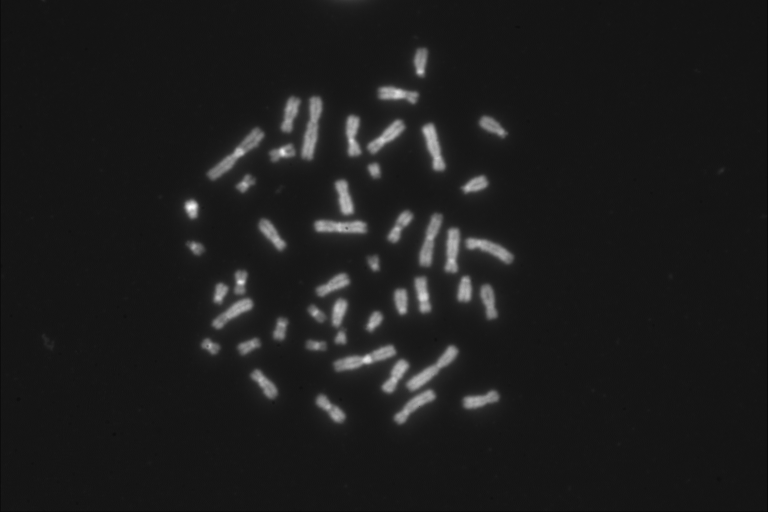
#> input picture Raw images/jpp21/3/dapi/1.tif, 1536 x 1024 px (shown at 1/2 size)
$ jupyter execute --allow-errors LowResolution_Overlapping_chromosomes_generator.ipynb   (shell and % lines are left out)   (Python 2 division)   (older library calls are emulated)
#> lines starting #> are read from the running program, lines starting #| are printed output that depends on the picture; after the words box and inside, x2 and y2 are one past the last pixel; in counts of white or black regions, pixels touching at a corner belong together
### notebooks/generator_tools.py
import itertools

from scipy import ndimage as nd
import numpy as np
import skimage as sk
print sk.__version__
from skimage import io
from skimage import segmentation as skg

def ResizeImages(ImList):
        '''Find the largest width and height of images belonging to a list.
        Return a list of images of same width/height
        '''
        maxwidth=0
        maxheight=0
        if len(np.shape(ImList[0]))==3:
            components = np.shape(ImList[0])[2]
        imtype = ImList[0].dtype
        for i in range(len(ImList)):
            width=np.shape(ImList[i])[1]#width=column
            height=np.shape(ImList[i])[0]#height=line
            #print "width:height",width,":",height
            if width>maxwidth:maxwidth=width
            if height>maxheight:maxheight=height
        #print "maxwidth:maxheight",maxwidth,":",maxheight
        NewList=[]
        for i in range(0,len(ImList)):
            width=np.shape(ImList[i])[1]
            height=np.shape(ImList[i])[0]

            diffw=maxwidth-width
            startw=round(diffw/2)
            diffh=maxheight-height
            starth=int(round(diffh/2))
            startw=int(round(diffw/2))
            if len(np.shape(ImList[0]))==3:
                newIm=np.zeros((maxheight,maxwidth,components), dtype=imtype)
                newIm[starth:starth+height,startw:startw+width,:]=ImList[i][:,:,:]
                NewList.append(newIm)
            if len(np.shape(ImList[0]))==2:
                newIm=np.zeros((maxheight,maxwidth), dtype=imtype)
                newIm[starth:starth+height,startw:startw+width]=ImList[i][:,:]
                NewList.append(newIm)
        return NewList
# [52 lines left out: functions clip_img_to_bounding_box, patch_to_square, rotated_images, collection_of_pairs_of_rotated_images, translate, not called in this run]

def add_mask_to_image(image, mask_value = 1):
    image = np.dstack((image, mask_value*(image>0)))
    return image

# [77 lines left out: functions merge_and_roll, overlapping_generator, not called in this run]

### notebooks/LowResolution_Overlapping_chromosomes_generator.ipynb
# Problem description

   In cytogenetics, experiments typically starts from chromosomal preparations fixed on glass slides. Occasionally a chromosome can fall on another one, yielding overlapping chromosomes in the image. Before computers and images processing with photography, chromosomes were cut from a paper picture and then classified (at least two paper pictures were required when chromosomes are overlapping). Automatic segmentation methods were developped to overcome this problem, however, these methods rely on a geometric analysis of the chromosome contour and require some human intervention when partial overlap occurs.

   The [QFISH on metaphase](https://en.wikipedia.org/wiki/Q-FISH) was classified as a [low-throughput method for quantitative analysis of the lenght of the telomeres](https://www.ncbi.nlm.nih.gov/pmc/articles/PMC3409675/figure/F1/) by Vera and Blasco. One of the botleneck of the method is the resolution of the the overlapping chromosomes.
Modern deep-learning techniques have the potential to provide a more reliable, fully-automated solution.

### Cytogenetics references
  * [A Geometric Approach To Fully Automatic Chromosome Segmentation](https://arxiv.org/abs/1112.4164)
  * [Automated Discrimination of Dicentric and Monocentric Chromosomes by Machine Learning-based Image Processing](http://biorxiv.org/content/biorxiv/early/2016/01/19/037309.full.pdf)
  * [An Efficient Segmentation Method for Overlapping Chromosome Images](http://research.ijcaonline.org/volume95/number1/pxc3894861.pdf)
  * [A Review of Cytogenetics and its Automation](http://www.scialert.net/qredirect.php?doi=jms.2007.1.18&linkid=pdf)

## Libraries required to run this notebook:

This notebook is run from [jupyter](http://jupyter.org/) with a python2 Kernel on a [Ubuntu 16.04 OS](https://www.ubuntu.com/desktop) inside a virtual environnement using the python packages available on the system. Several image processing libraries are used:

   * [mahotas](http://luispedro.org/software/mahotas/)
   * [opencv](http://opencv.org/)
   * [scipy](https://www.scipy.org/)
   * [Numpy](http://www.numpy.org/)
   * [scikit-image](http://scikit-image.org/)

### Aim of the notebook

The aim of this notbook is to produce a dataset large enough to train a supervised learning algorithm (semantic segmentation) capable of segmenting overlapping chromosomes. The overlapping chromosomes generated, imply only two chromosomes (this is a start). They are obtained by varying the relative positions and orientations of the two chromosomes.

The considered algorithms could be segnet. Different  implementations are available in the current deep-learning frameworks:

* [theano+keras+python](https://github.com/pradyu1993/segnet/blob/master/segnet.py)
* [caffe + python](https://github.com/alexgkendall/caffe-segnet)
* [torch](https://github.com/yandex/segnet-torch)

The latter deep-learning framework is supposed to be more efficient than the segnet implementation:

* [Enet + torch + lua](https://github.com/e-lab/ENet-training).

# Import libraries

[cell 1]
import sys
import cv2
print cv2.__version__

[cell 2]
import mahotas as mh
import scipy

[cell 3]
import itertools

from scipy import ndimage as nd
import numpy as np
import skimage as sk
#print sk.__version__
from skimage import io
from skimage import filters
from skimage import segmentation as skg
from generator_tools import ResizeImages

from generator_tools import overlapping_generator, ResizeImages
from segmentation import extractParticles_2

[cell 4]
import matplotlib.pyplot as plt
import matplotlib.gridspec as gridspec

[cell 5]
import h5py

## Generate overlappings chromosomes from images of lymphocytes chromosomes:
* Choose a metaphase with no nuclei in the field
* Lucky! Found a metaphase with no overlapping chromosomes
* Segment the chromosomes
* Make pairs of single chromosomes
* Generate overlappings of pair of chromosomes with the corresponding [ground-truth](https://en.wikipedia.org/wiki/Ground_truth) label of the DAPI component.

[cell 6]
metaphase ='3'

path_dapi = '../Raw images/jpp21/' + metaphase + '/dapi/1.tif'
path_cy3 =  '../Raw images/jpp21/' + metaphase + '/cy3/1.tif'

dapi = mh.imread(path_dapi)[50:900,300:1150]
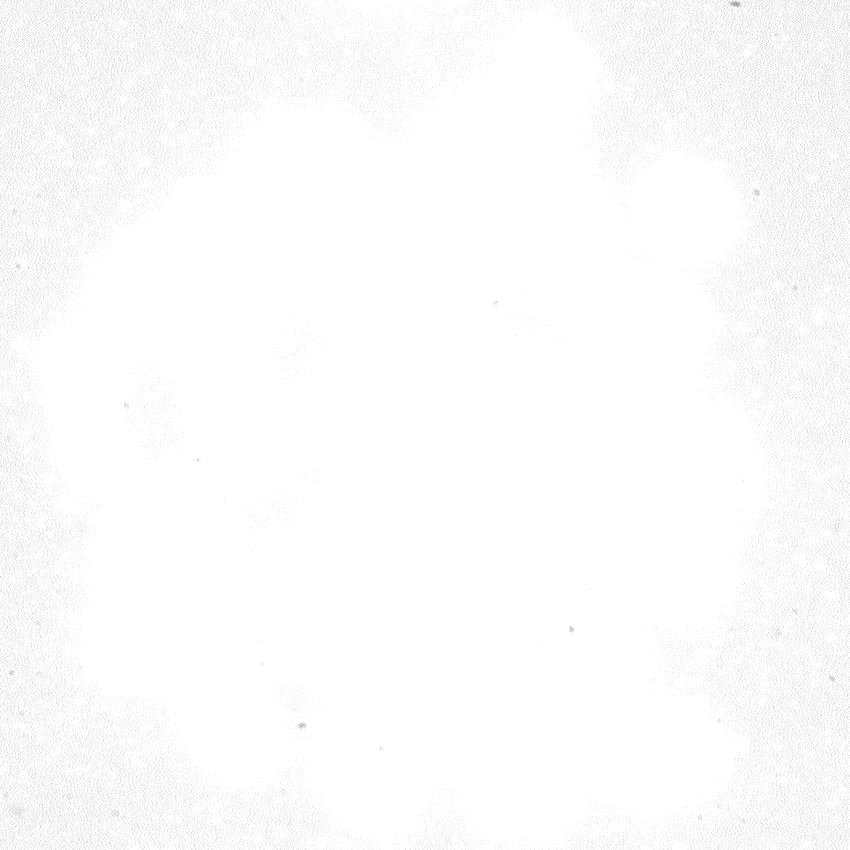
#> dapi: shape (850, 850, 3); min 145, max 255, mean 252.2
cy3 = mh.imread(path_cy3)[50:900:,300:1150]
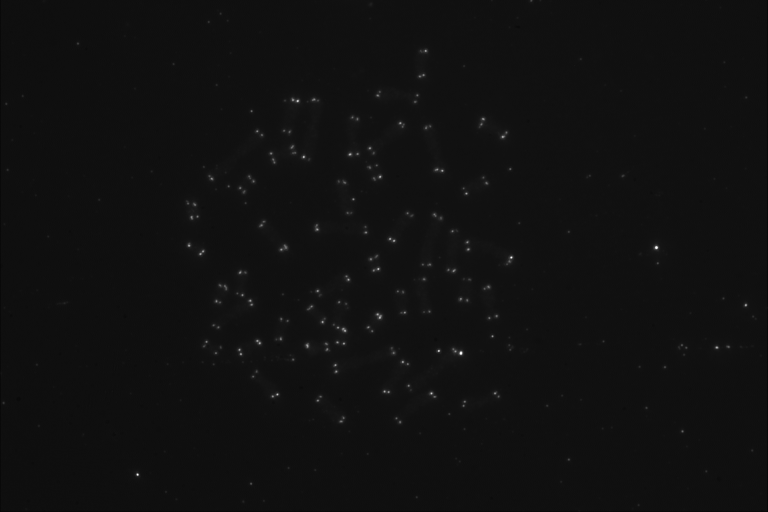
#> input picture Raw images/jpp21/3/cy3/1.tif, 1536 x 1024 px (shown at 1/2 size)
#> cy3: shape (850, 850, 3); min 167, max 255, mean 253.5

#### For images segmentation, it's easier to work on 8bits images. Convert first the raw images from 12 to 8 bits.

[cell 7]
d8 = np.uint8(dapi/16.0)
cy8 = np.uint8(cy3/16.0)
print d8.dtype
#| uint8

[cell 8]
plt.figure(figsize=(12,12))
plt.subplot(121)
plt.title(str(d8.max()))
plt.imshow(d8,interpolation='nearest',cmap=plt.cm.Greys)

plt.subplot(122)
plt.title(str(cy8.dtype)+' '+str(cy8.max()))
plt.imshow(cy8,interpolation='nearest',cmap=plt.cm.Greys)
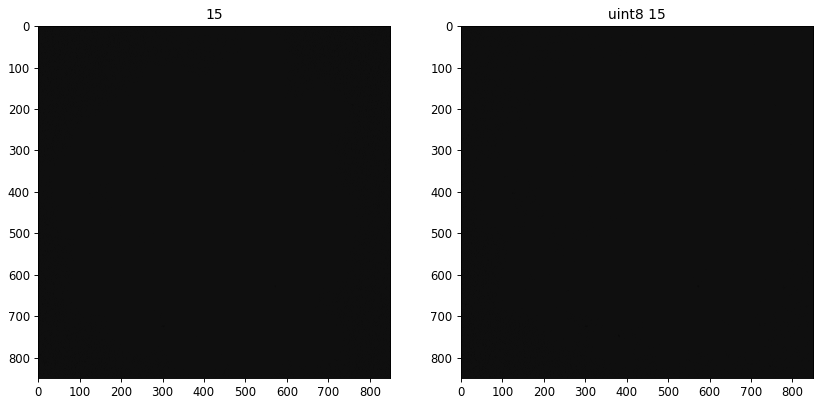
#> figure drawn by matplotlib, 2 panels

### Then let's perform background substraction using top-hat filtering with a large structuring element

[cell 9]
kernel100 = cv2.getStructuringElement(cv2.MORPH_ELLIPSE,(50,50))
kernel18 = cv2.getStructuringElement(cv2.MORPH_ELLIPSE,(9,9))

Top-Hat filtering with a large structuring element with opencv is just fast

[cell 10]
dapi_cv = cv2.morphologyEx(d8, cv2.MORPH_TOPHAT, kernel100)
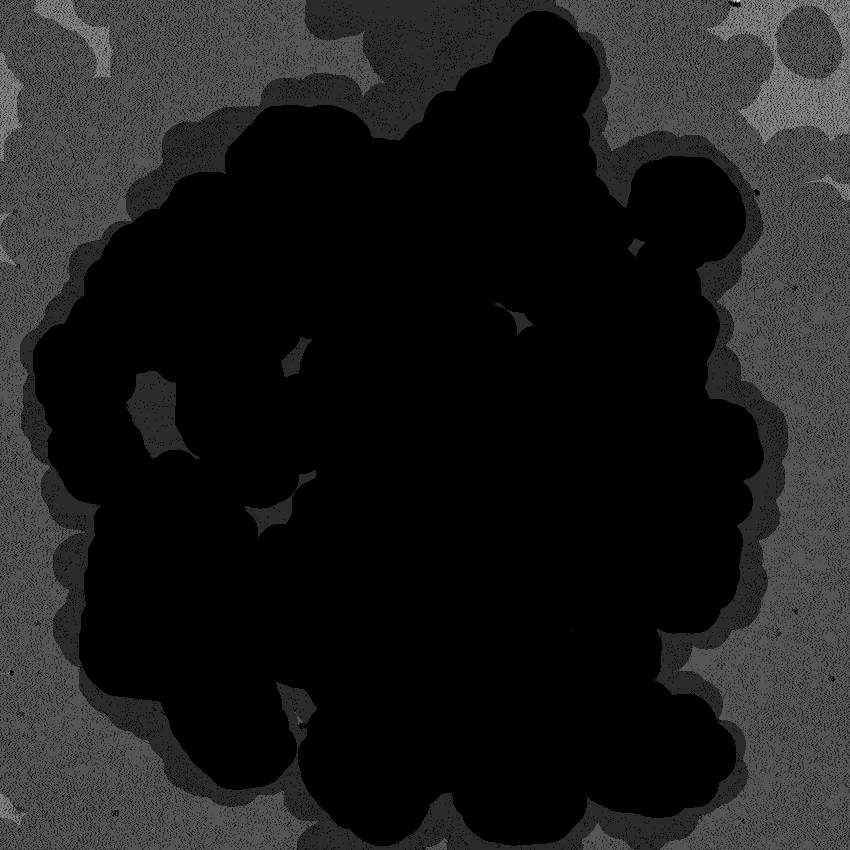
#> dapi_cv: shape (850, 850, 3); min 0, max 6, mean 0.647; drawn with min black and max white
cy3_cv = cv2.morphologyEx(cy8, cv2.MORPH_TOPHAT, kernel18)
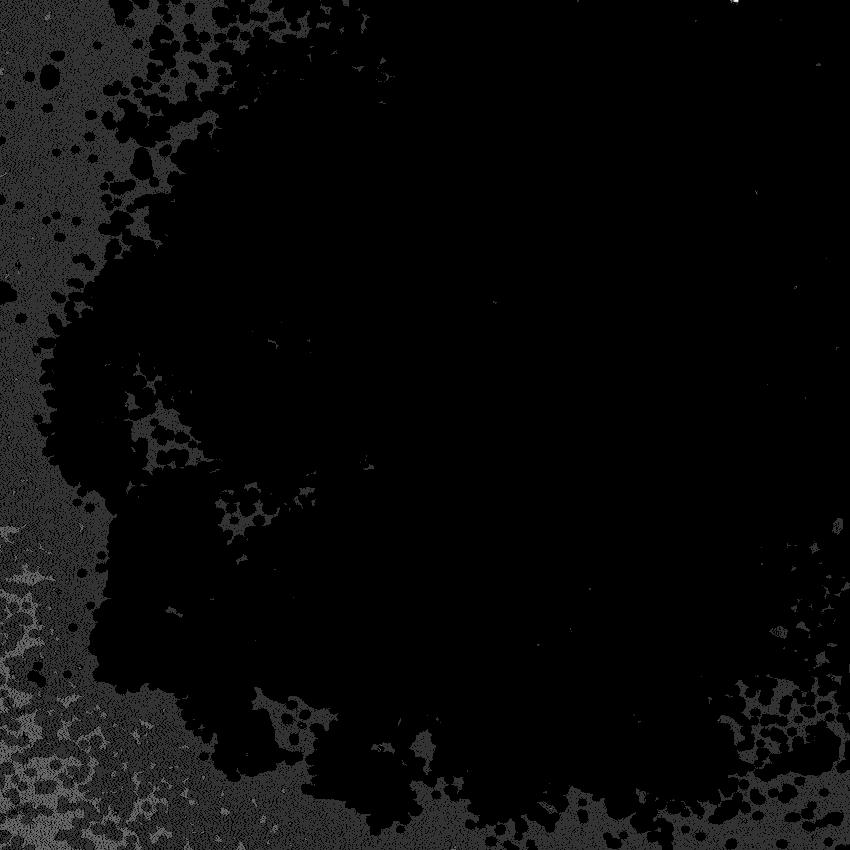
#> cy3_cv: shape (850, 850, 3); min 0, max 5, mean 0.183; drawn with min black and max white

[cell 11]
dapi_cv = 1.0*dapi_cv - 5
dapi_cv[dapi_cv <0] = 0
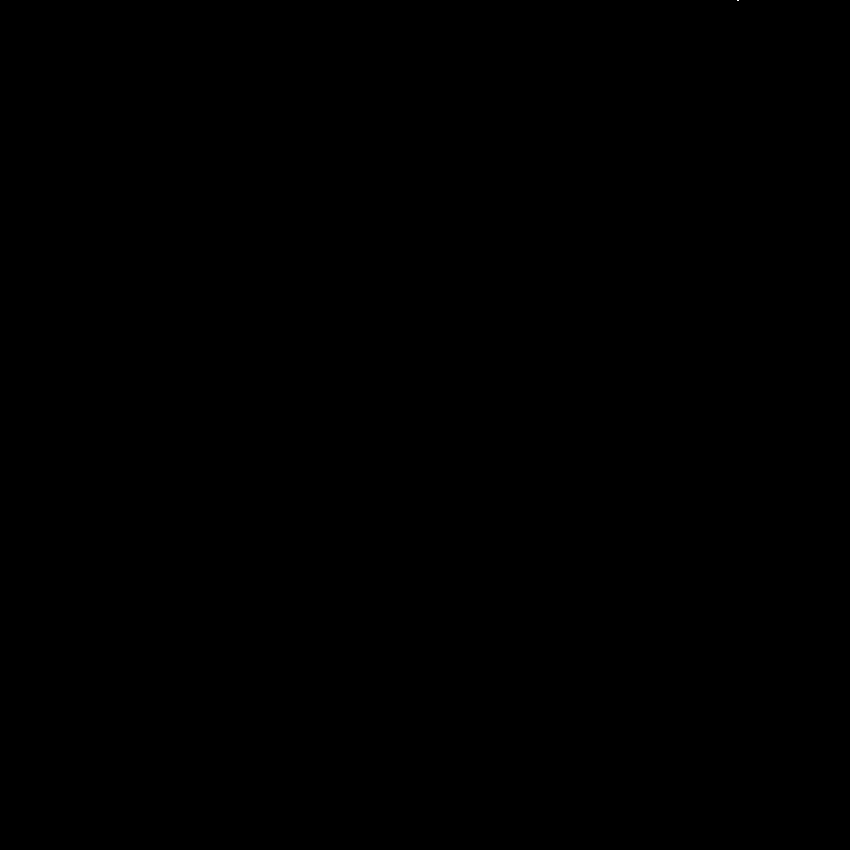
#> dapi_cv: shape (850, 850, 3) float64; values 0 (black) and 1 (white), 0% white in thin lines or dots, all inside (x1, y1, x2, y2) = (737, 0, 739, 1)
dapi_cv = np.uint8(dapi_cv)

cy3_cv = 1.0*cy3_cv - 5
cy3_cv[cy3_cv<0] = 0
#> cy3_cv: shape (850, 850, 3) float64; every value is 0
cy3_cv = np.uint8(cy3_cv)
#> cy3_cv: shape (850, 850, 3); every value is 0

A color image can be generated

[cell 12]
red = np.uint8(cy3_cv)
green = np.zeros(cy3_cv.shape, dtype=np.uint8)
blue = np.uint8(dapi_cv)

color = np.dstack((red, green, blue))

### Make low resolution images, why?

Making a large dataset generates a large RAM imprint (although there is a solution to process images with disk, overcomming the limitations due to the RAM) limiting the possibility to vary :
   * the chromosomes used to generate overlapping
   * the positions of the chromosomes

Deep-learning algorithms require a lot of examples.Processing them is not costless, by reducing the size of the images, the training time may be kept reasonably short, on a laptop with a modest nvidia gpu.

[cell 13]
dap_lr = dapi_cv[::4,::4]
#> dap_lr: shape (213, 213, 3); every value is 0
cy3_lr = cy3_cv[::4,::4]

### Perform chromosomes segmentation:
   * This is required to extract chromosomes.
   * Segmentation can be done on a combination of the DAPI image and the Cy3 image

[cell 14]
combin = (1.0*dap_lr + 1.0*cy3_lr)/2
#> combin: shape (213, 213, 3) float64; every value is 0

comb2 = sk.exposure.rescale_intensity(combin)
comb2 = np.uint8(255*comb2)

seg = filters.threshold_adaptive(comb2, block_size = 51)
#> (the rest of this cell did not finish here and is left out)

[cell 15]
plt.figure(figsize=(15, 20))
plt.subplot(121)
plt.imshow(dap_lr[100:150,100:150], cmap=plt.cm.gray,interpolation ='nearest')
plt.subplot(122)
plt.imshow(comb2[100:150,100:150], interpolation ='nearest')
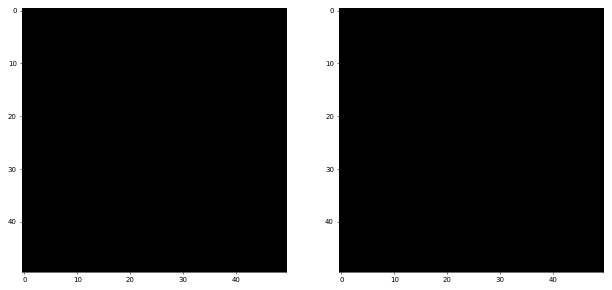
#> figure drawn by matplotlib, 2 panels

[cell 16]
plt.figure(figsize=(20, 15))
plt.subplot(131)
plt.imshow(seg, cmap=plt.cm.gray)
plt.subplot(132)
#> (the rest of this cell did not finish here and is left out)

## The chromosomes can now be extracted individually

#> (a cell that did not finish here is left out)

#> (a cell that did not finish here is left out)

#> (a cell that did not finish here is left out)

[cell 20]
plt.figure(figsize=(16, 16))
#> (the rest of this cell did not finish here and is left out)

## Make all the possible pairs of chromosomes

[cell 21]
all_pairs = []
#> (the rest of this cell did not finish here and is left out)

### Display a pair of chromosomes

[cell 22]
pairs_index = 1000
#> (the rest of this cell did not finish here and is left out)

## Generate overlapping for each/some pairs:
Each chromosome is rotated by an angle value, for eg **15°** yielding 24x24=576 pairs of images then for each pair one chromosome is translated horizontally and vertically yielding more examples of possible chromosome overlapps. Finally, non overlapping chromosomes are discarded.
The more rotation angle is small and the more le translation number is large, the more the number of overlapping chromosomes is large et potentially overcome the RAM capacity.

There are 1035 pairs of chromosomes, combined with 24x24 rotations, combined with ~10x10 translations, yielding potentially 60 000 000 examples of overlapping chromosomes. Thus only a subset of pairs can be chosen, possibly representing all kind of chromosomal morphologies or sizes.

[cell 23]
print 'Number of pairs of chromosomes:',len(all_pairs)
print 'Number of pairs of chromosomes:',len(all_pairs[::37])

## Let's keep a subset of chromosomes pairs:
And have a rough look to them, checking their sizes. There are pairs between big/small chromosomes, big/big, medium/small etc ...

[cell 24]
plt.figure(figsize=(13, 13))
for i, im in enumerate(all_pairs[::37]):
    #print im[0], im[1][0].shape, im[1][1].shape
    grey1 = im[1][0]
    grey2 = im[1][1]
    plt.subplot(6,5,i+1, xticks=[],yticks=[])
    plt.imshow(grey1 + grey2, interpolation='nearest', cmap = plt.cm.Greys_r,vmin=0, vmax=255)

[cell 25]
overlapps = []
for pair in all_pairs[::37]:
    im1 = pair[1][0]
    im2 = pair[1][1]
    overl = overlapping_generator(im1,im2,rotation_step=20, translations_number=9)
    overlapps = overlapps + overl
